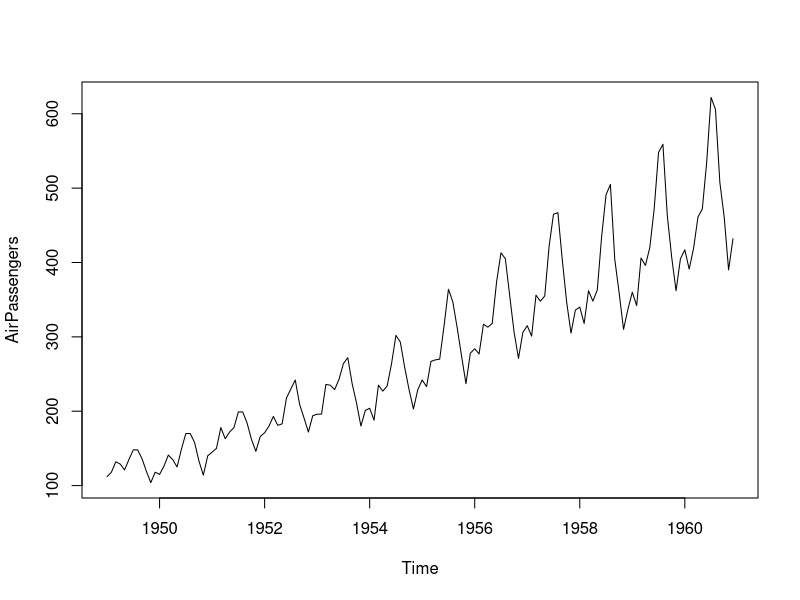
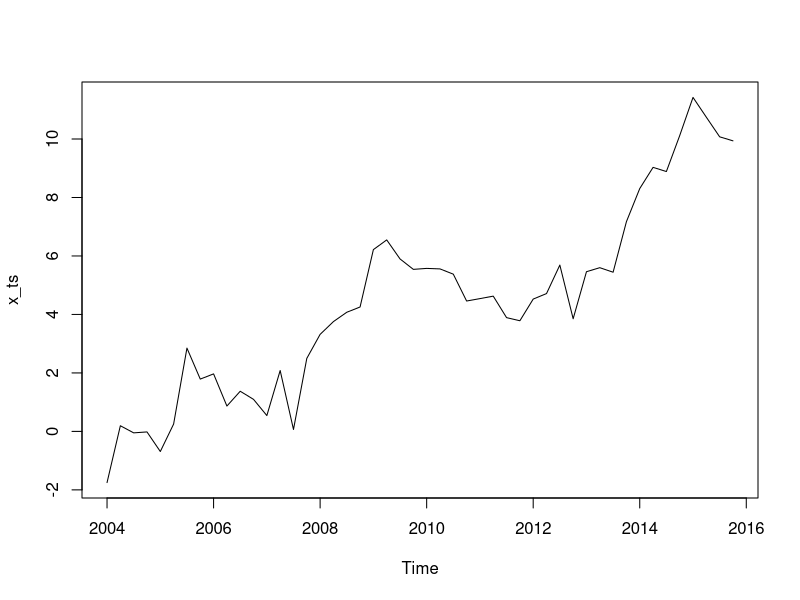
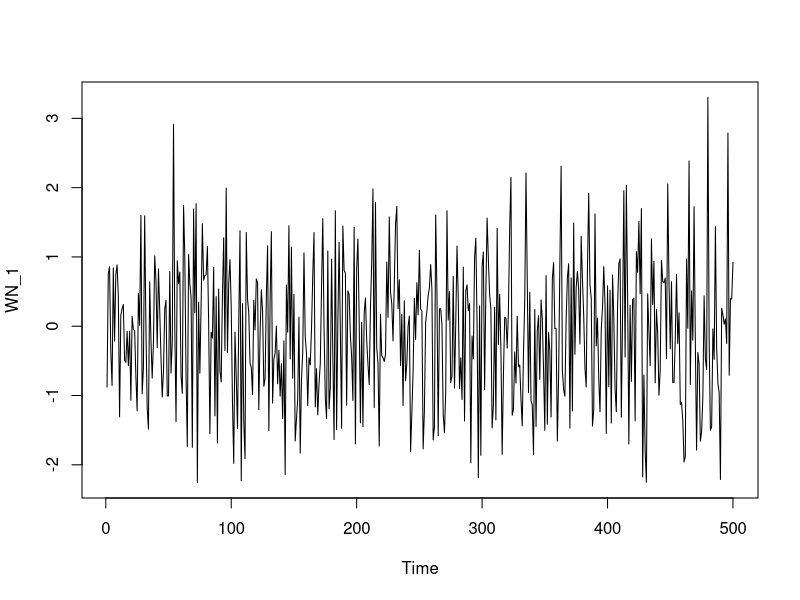
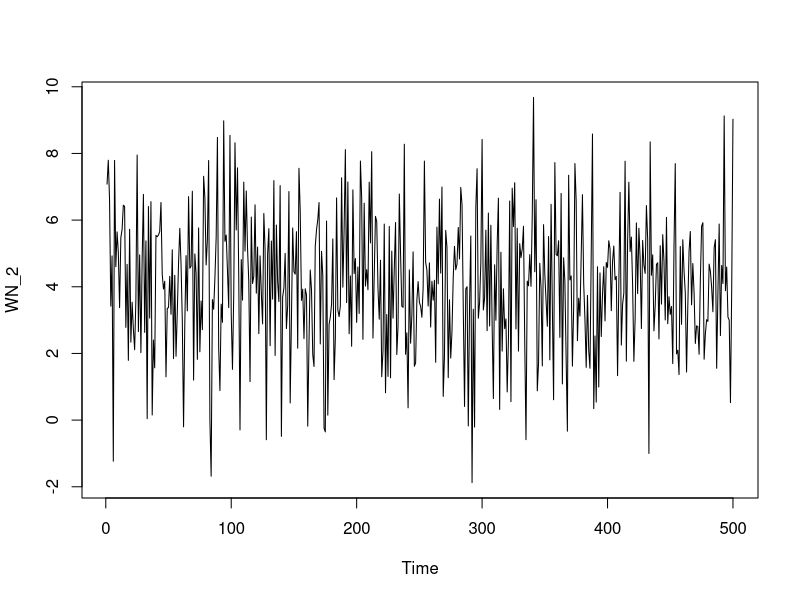
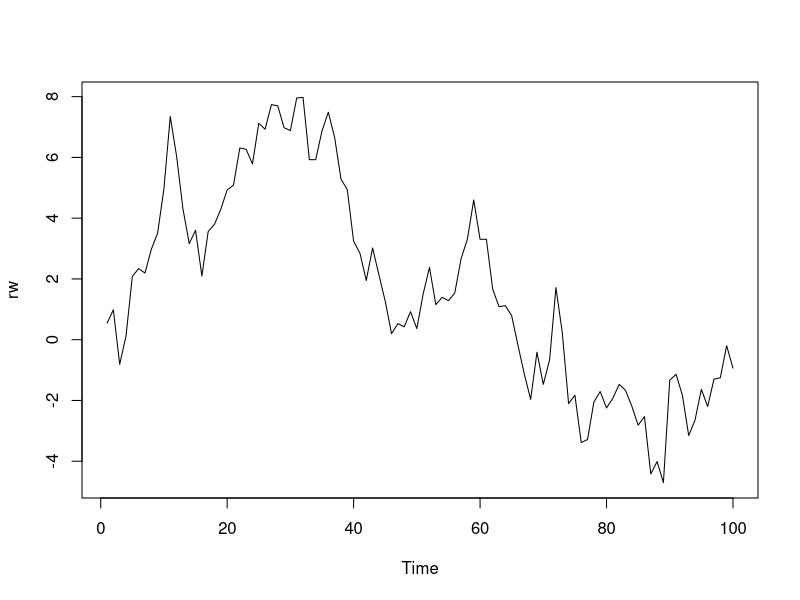
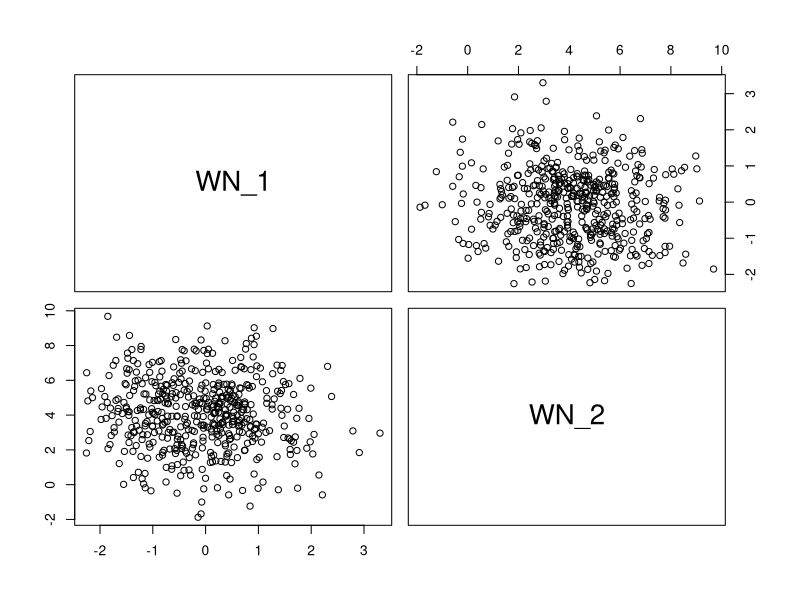
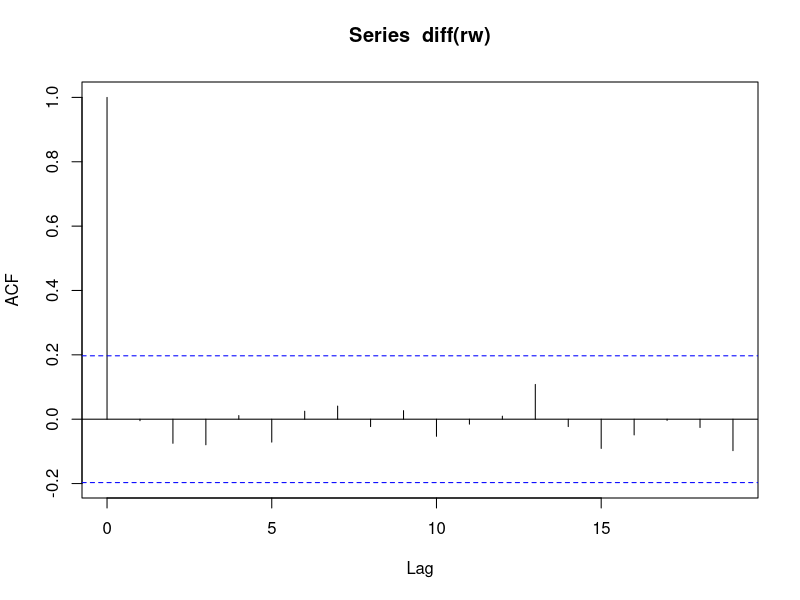
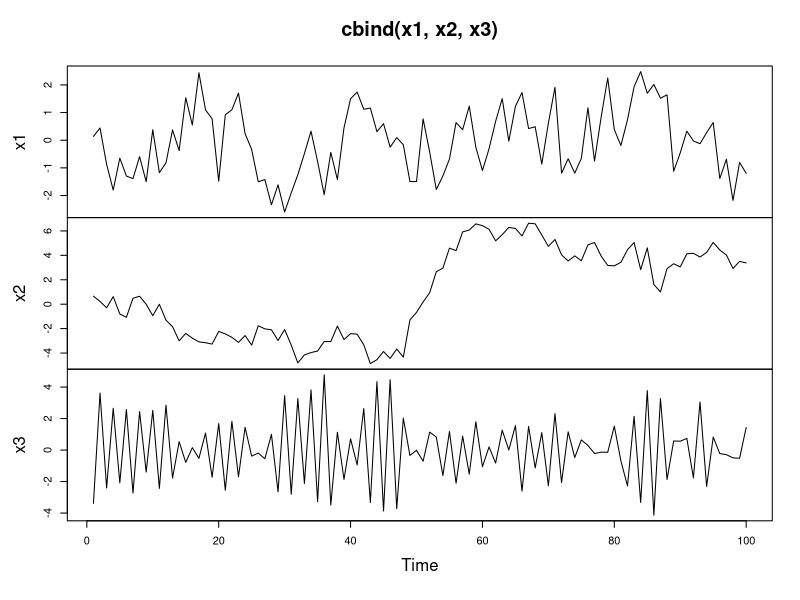

Write R code to recreate these figures, in order. (Note: this script raises an error after producing the figures.)
# Air passengers.
data("AirPassengers")

plot(AirPassengers)

start(AirPassengers)
end(AirPassengers)

# Useful functions.
time(AirPassengers)
deltat(AirPassengers)
frequency(AirPassengers)
cycle(AirPassengers)
is.ts(AirPassengers)

# Random time series.
x_ts = ts(cumsum(rnorm(48)), start = 2004, frequency = 4)
x_ts
plot(x_ts)
str(x_ts)

# White noise model.
# It has constant mean, constant variance, no trend, no periodic pattern, and overall
# no clear patterns or correlation over time.
WN_1 = arima.sim(model = list(order = c(0, 0, 0)), n = 500)
head(WN_1)
ts.plot(WN_1)

WN_2 = arima.sim(model = list(order = c(0, 0, 0)), n = 500, mean = 4, sd = 2)
head(WN_2)
ts.plot(WN_2)
arima(WN_2, order=c(0, 0, 0))

# Random walk model.
# Def. It is an unstable or nonstationary process. It has no specified mean or
# variance, strong dependence over time, and the changes/increments are
# white noise, so pretty much
#   today = yesterday + noise.
# 
rw = cumsum(rnorm(100))
ts.plot(rw)

arima(diff(rw), order=c(0,0,0))

# Weak stationarity.
# Def. Mean of Y(t), variance of Y(t) and covariance of Y(t) and Y(s) are constant
# throughout the time series.
# Corollary. It doesn't show signs of periodicity, so no regular patterns across
# periods.
# Hint. Stationary processes can be modeled with fewer parameters.

# Scatter plot.
# Use pairs().
pairs(cbind(WN_1, WN_2))

# Autocorrelation plot.
# The process is said to be autocorrelated if it depends on at least one lagged ts.
acf(diff(rw), plot=T)
acf(diff(rw), plot=F)

# AR and MA models.
# AIC and BIC are goodness-of-fit measures, comparable to R^2 for regression.
x1 <- arima.sim(model = list(ar=0.5), n = 100)
x2 <- arima.sim(model = list(ar=0.9), n = 100)
x3 <- arima.sim(model = list(ar=-.8), n = 100)
plot(cbind(x1, x2, x3))
acf(cbind(x1, x2, x3))
acf(x1, plot=F)
acf(x2, plot=F)
acf(x3, plot=F)

data(Mishkin, package = "Ecdat")

inflation = as.ts(Mishkin[,1])
ts.plot(inflation)
acf(inflation)

AR_inflation = arima(inflation, order = c(1, 1, 0))
AR_inflation
AIC(AR_inflation)
BIC(AR_inflation)
AR_inflation_fitted = inflation - residuals(AR_inflation)
ts.plot(inflation)
points(AR_inflation_fitted, type='l', col='red', lty=2)
predict(AR_inflation, n.ahead = 6)

MA_inflation = arima(inflation, order=c(0, 1, 1))
MA_inflation
MA_inflation_fitted = inflation - residuals(MA_inflation)
ts.plot(inflation)
points(MA_inflation_fitted, type='l', col='red', lty=2)
predict(MA_inflation, n.ahead = 6)
